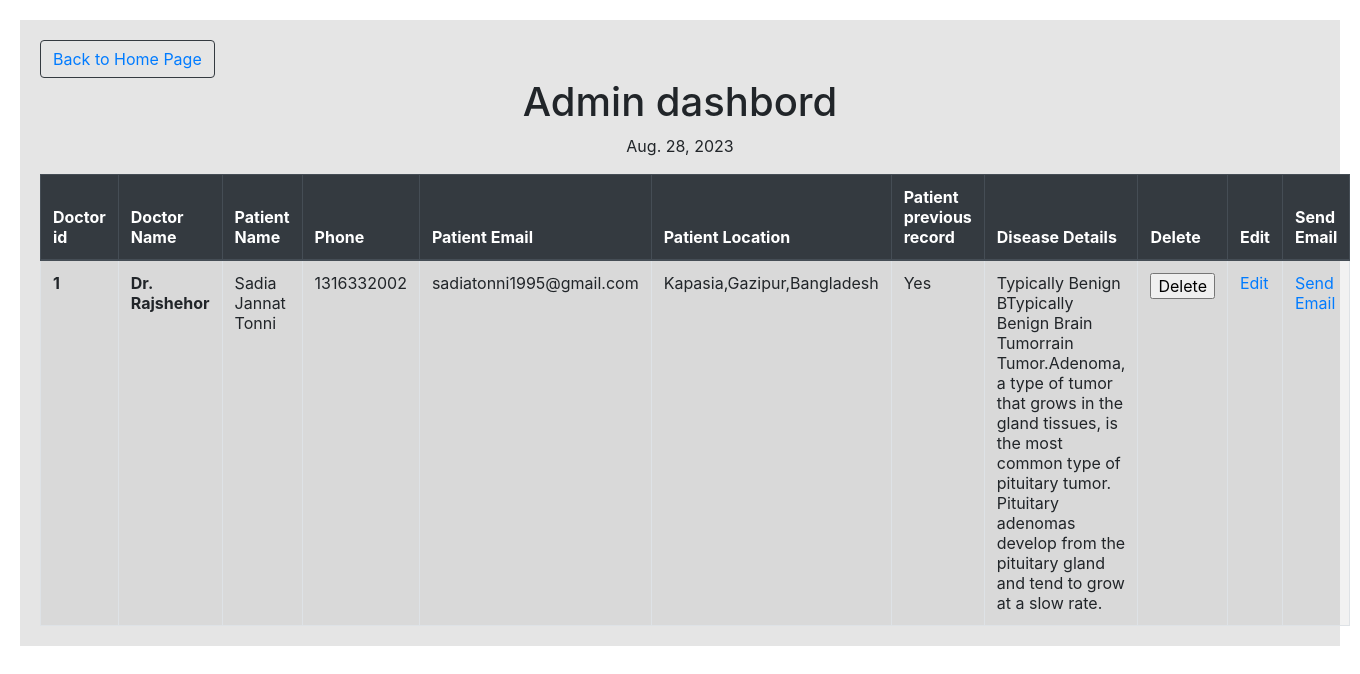
/admin_dashboard/, run on the app's committed database.
### hospitalapp/models.py (models this page shows)
class Patient(models.Model):
    doctor_name=models.CharField(max_length=100)
    name=models.CharField(max_length=100)
    phone=models.IntegerField()
    email=models.EmailField()
    location=models.CharField(max_length=200)
    patient_category=models.CharField(choices=BOOL, max_length=50)
    details=models.CharField(max_length=300)
    class Meta:
        verbose_name = "Patient"
        verbose_name_plural = "Patient"

### hospitalapp/views.py (the view)
# urls.py: path('admin_dashboard/', views.admin_dashboard, name='admin_dashboard'),
def admin_dashboard(request):
    formfetch=Patient.objects.all()
    today = date.today()
    print("Today's date:", today)
    context={'formfetch':formfetch,
             'today':today}
    return render(request, 'admin_dashboard.html', context)

### template/admin_dashboard.html (shortened to what this page needs)
{%load static %}
<!DOCTYPE>
<html>
  <head>
<link rel="stylesheet" href="https://cdn.jsdelivr.net/npm/bootstrap@4.6.1/dist/css/bootstrap.min.css">
{%load static %}
<link rel="stylesheet" href="{% static 'css/style.css'%}">
<link rel="stylesheet" href="https://cdnjs.cloudflare.com/ajax/libs/font-awesome/6.0.0-beta2/css/all.min.css">
<link rel="stylesheet" href="https://unpkg.com/@trevoreyre/autocomplete-js/dist/style.css"/>
<link rel="stylesheet" href="https://ajax.googleapis.com/ajax/libs/jqueryui/1.11.4/themes/smoothness/jquery-ui.css">
{%load static %}
<link rel="stylesheet" href="{% static 'css/styletwo.css'%}">
</head>
<body>
<section>
 <button class="btn btn-outline-dark mt-2 my-2 my-sm-0" type="submit"><a href="{% url 'home' %}">Back to Home Page</a></button>
<h1 style="text-align: center;">Admin dashbord</h1>
<p style="text-align: center;">{{today}}</p>
<div class="content">
{% if formfetch %}
<table class="table table-bordered table-striped ">
    <thead class="thead-dark">
      <tr>
        <th scope="col">Doctor id</th>
        <th scope="col">Doctor Name</th>
        <th scope="col">Patient Name</th>
        <th scope="col">Phone</th>
        <th scope="col">Patient Email</th>
        <th scope="col">Patient Location</th>
        <th scope="col">Patient previous record</th>
        <th scope="col">Disease Details</th>
        <th scope="col">Delete</th>
        <th scope="col">Edit</th>
        <th scope="col">Send Email</th>
      </tr>
    </thead>
    <tbody>
        {% for f in formfetch%}
      <tr>
        <th scope="row">{{f.pk}}</th>
        <th scope="row">{{f.doctor_name}}</th>
        <td>{{f.name}}</td>
        <td>{{f.phone}}</td>
        <td>{{f.email}}</td>
        <td>{{f.location}}</td>
        <td>{{f.patient_category}}</td>
        <td>{{f.details}}</td>
  <td>
  <form action="{% url 'dashboard_appointment_delete' f.id %}" method="post">
          <input type="submit" value="Delete">
  </form>
  </td>
  <td>
   <a href="{% url 'dashboard_appointment_serial' f.id %}">Edit</a>
  </td>
  <td>
    <a href="{% url 'sendemail' %}">Send Email</a>
   </td>
</tr>
{%endfor%}
</tbody>
</table>
{%endif%}
</div>
</section>
  </body>
</html>

### static/css/style.css (style rules this page uses)
.table { margin-bottom: 0px; }

### template/admin_dashboard.html (style rules this page uses)
section { background-color:#E5E5E5; padding: 20px; margin: 20px; }

### data on the page
Patient: pk "1", doctor_name "Dr. Rajshehor", name "Sadia Jannat Tonni", phone "1316332002", email "sadiatonni1995@gmail.com", location "Kapasia,Gazipur,Bangladesh", patient_category "Yes", details "Typically Benign BTypically Benign Brain Tumorrain Tumor.Adenoma, a type of tumor that grows in the gland tissues, is the most common type of pituitary tumor. Pituitary adenomas develop from the pituitary gland and tend to grow at a slow rate."
